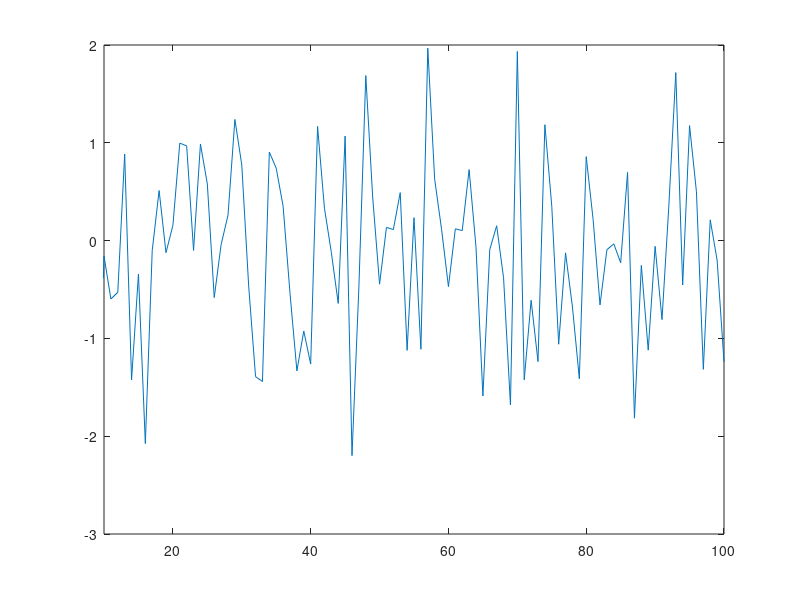

Write the MATLAB code that produced this figure.
function result = test_xlim_003
result = false;
a = figure;
plot(randn(1,100));
xlim([10,inf]);
drawnow
g = xlim;
drawnow;
result = all(g == [10,100]);
close(a);
